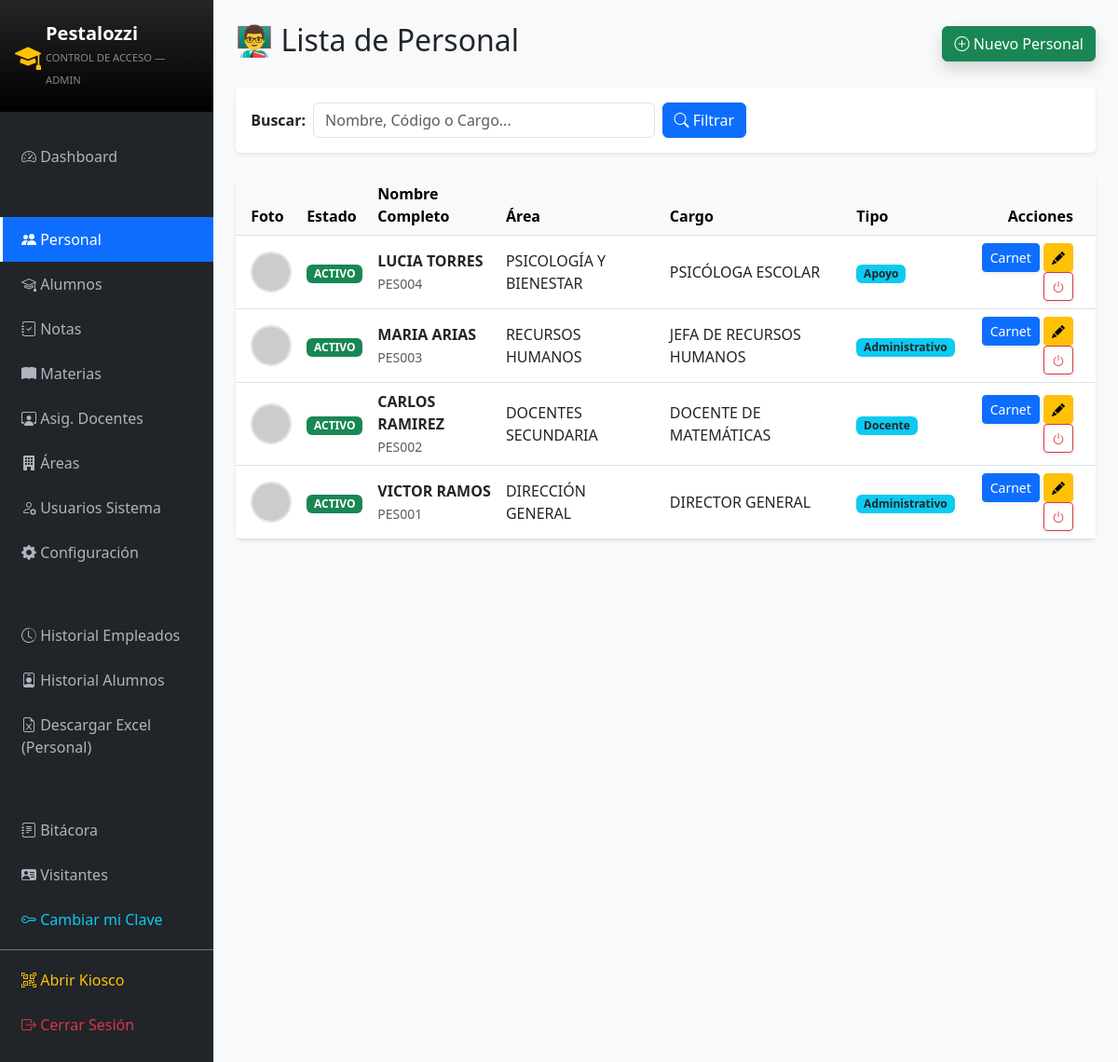
Screenshot of /public/index.php?c=Employee (signed in) with the database file from the repository.
### tables this page shows
CREATE TABLE IF NOT EXISTS `personal` (
  `id` int NOT NULL AUTO_INCREMENT,
  `codigo` varchar(20) NOT NULL COMMENT 'Código único del personal (usado en QR)',
  `nombres` varchar(100) NOT NULL,
  `apellidos` varchar(100) NOT NULL,
  `correo` varchar(100) DEFAULT NULL,
  `contrasena` varchar(255) DEFAULT NULL,
  `area_id` int DEFAULT NULL,
  `cargo` varchar(100) DEFAULT NULL,
  `tipo_personal` enum('docente','administrativo','apoyo') DEFAULT 'administrativo',
  `foto` varchar(255) DEFAULT 'default.png',
  `estado` enum('activo','inactivo') DEFAULT 'activo',
  `fecha_registro` datetime DEFAULT CURRENT_TIMESTAMP,
  PRIMARY KEY (`id`),
  UNIQUE KEY `codigo` (`codigo`),
  KEY `area_id` (`area_id`),
  CONSTRAINT `personal_ibfk_1` FOREIGN KEY (`area_id`) REFERENCES `areas` (`id`)
);

CREATE TABLE IF NOT EXISTS `areas` (
  `id` int NOT NULL AUTO_INCREMENT,
  `nombre` varchar(100) NOT NULL,
  `tipo` enum('academica','administrativa','apoyo') DEFAULT 'academica',
  `estado` enum('activo','inactivo') DEFAULT 'activo',
  PRIMARY KEY (`id`)
);

### app/controllers/EmployeeController.php (called while the page is built, shortened)
<?php
require_once '../app/config/db.php';
require_once '../app/models/Employee.php';
class EmployeeController {
    private $personalModel;
    public function __construct() {
        $database = new Database();
        $this->db = $database->getConnection();
        $this->personalModel = new Employee($this->db);
    }
    public function index() {
        $busqueda  = isset($_GET['q']) ? $_GET['q'] : "";
        $employees = $this->personalModel->read($busqueda);
        require_once '../app/views/employees/index.php';
    }
}
?>

### app/config/db.php (called while the page is built, shortened)
<?php
class Database {
    private $host     = "localhost";
    private $db_name  = "pestalozzi_db";
    private $username = "root";
    private $password = "";
    public function getConnection() {
        $this->conn = null;
        try {
            $this->conn = new PDO(
                "mysql:host=" . $this->host . ";dbname=" . $this->db_name . ";charset=utf8mb4",
                $this->username,
                $this->password,
                [
                    PDO::ATTR_ERRMODE            => PDO::ERRMODE_EXCEPTION,
                    PDO::ATTR_DEFAULT_FETCH_MODE => PDO::FETCH_ASSOC,
                    PDO::ATTR_EMULATE_PREPARES   => false,
                ]
            );
            $this->conn->exec("SET time_zone = '-05:00'");
        } catch (PDOException $e) {
            error_log("Error de conexión BD: " . $e->getMessage());
            http_response_code(500);
            die("
            <div style='font-family:sans-serif;text-align:center;padding:60px;background:#fff3cd;border:2px solid #ffc107;border-radius:10px;max-width:500px;margin:100px auto'>
                <h2 style='color:#856404'>⚠️ Sin conexión a la base de datos</h2>
                <p>Verifica que MySQL esté activo y que la BD <b>pestalozzi_db</b> exista.</p>
                <p><small>Abre <b>public/diagnostico.php</b> para más detalles.</small></p>
            </div>");
        }
        return $this->conn;
    }
}
?>

### app/models/Employee.php (called while the page is built, shortened)
<?php
class Employee {
    private $conn;
    private $tabla = "personal";
    public function __construct($db) {
        $this->conn = $db;
    }
    public function read($busqueda = "") {
        $query = "SELECT p.*, ar.nombre as nombre_area
                  FROM " . $this->tabla . " p
                  LEFT JOIN areas ar ON p.area_id = ar.id";
        $query .= " ORDER BY p.id DESC";
        $stmt = $this->conn->prepare($query);
        $stmt->execute();
        return $stmt->fetchAll(PDO::FETCH_ASSOC);
    }
}
?>

### app/views/employees/index.php (the view, shortened to what this page needs)
<!DOCTYPE html>
<html lang="es">
<head>
    <link href="https://cdn.jsdelivr.net/npm/bootstrap@5.3.0/dist/css/bootstrap.min.css" rel="stylesheet">
    <link rel="stylesheet" href="https://cdn.jsdelivr.net/npm/bootstrap-icons@1.10.0/font/bootstrap-icons.css">
</head>
<body class="bg-light">
<div class="d-flex">
    <?php require_once '../app/views/layouts/sidebar.php'; ?>
    <div class="flex-grow-1 p-4" style="height:100vh;overflow-y:auto;">
        <div class="d-flex justify-content-between align-items-center mb-4">
            <h2>👨‍🏫 Lista de Personal</h2>
            <button class="btn btn-success shadow" data-bs-toggle="modal" data-bs-target="#newEmployeeModal">
                <i class="bi bi-plus-circle"></i> Nuevo Personal
            </button>
        </div>
        <div class="card shadow-sm border-0 mb-4">
            <div class="card-body py-3">
                <form method="GET" class="row g-2 align-items-center">
                    <div class="col-auto"><label class="col-form-label fw-bold">Buscar:</label></div>
                    <div class="col-md-5">
                        <input type="text" name="q" class="form-control" placeholder="Nombre, Código o Cargo..."
                               value="<?php echo htmlspecialchars($_GET['q'] ?? ''); ?>">
                    </div>
                    <div class="col-auto">
                        <button type="submit" class="btn btn-primary"><i class="bi bi-search"></i> Filtrar</button>
                    </div>
                </form>
            </div>
        </div>
        <div class="card shadow-sm border-0">
            <div class="card-body p-0">
                <table class="table table-hover align-middle mb-0">
                    <thead class="table-light">
                        <tr>
                            <th class="ps-3">Foto</th>
                            <th>Estado</th>
                            <th>Nombre Completo</th>
                            <th>Área</th>
                            <th>Cargo</th>
                            <th>Tipo</th>
                            <th class="text-end pe-4">Acciones</th>
                        </tr>
                    </thead>
                    <tbody>
                        <?php if (!empty($employees)): ?>
                            <?php foreach ($employees as $emp): ?>
                            <?php
                                $fotoSrc = (!empty($emp['foto']) && $emp['foto'] !== 'default.png' && file_exists(__DIR__ . '/../../../public/uploads/' . $emp['foto']))
                                    ? 'uploads/' . $emp['foto']
                                    : 'https://ui-avatars.com/api/?name=' . urlencode($emp['nombres'] . '+' . $emp['apellidos']) . '&background=0d6efd&color=fff&size=80';
                            ?>
                            <tr class="<?php echo ($emp['estado'] === 'inactivo') ? 'table-inactive' : ''; ?>">
                                <td class="ps-3">
                                    <img src="<?php echo $fotoSrc; ?>" class="foto-tabla" alt="foto">
                                </td>
                                <td>
                                    <?php echo ($emp['estado'] === 'activo')
                                        ? '<span class="badge bg-success">ACTIVO</span>'
                                        : '<span class="badge bg-danger">INACTIVO</span>'; ?>
                                </td>
                                <td>
                                    <div class="fw-bold"><?php echo $emp['nombres'] . ' ' . $emp['apellidos']; ?></div>
                                    <small class="text-muted"><?php echo $emp['codigo']; ?></small>
                                </td>
                                <td><?php echo $emp['nombre_area']; ?></td>
                                <td><?php echo $emp['cargo']; ?></td>
                                <td><span class="badge bg-info text-dark text-capitalize"><?php echo $emp['tipo_personal']; ?></span></td>
                                <td class="text-end pe-4">
                                    <?php if ($emp['estado'] === 'activo'): ?>
                                        <button class="btn btn-sm btn-primary shadow-sm"
                                            onclick="verCarnet(
                                                '<?php echo htmlspecialchars($emp['nombres'].' '.$emp['apellidos'], ENT_QUOTES); ?>',
                                                '<?php echo $emp['codigo']; ?>',
                                                '<?php echo htmlspecialchars($emp['cargo'], ENT_QUOTES); ?>',
                                                '<?php echo htmlspecialchars($emp['nombre_area'] ?? '', ENT_QUOTES); ?>',
                                                '<?php echo $fotoSrc; ?>'
                                            )">
                                            <i class="bi bi-id-card"></i> Carnet
                                        </button>
                                    <?php endif; ?>
                                    <a href="?c=Employee&a=edit&id=<?php echo $emp['id']; ?>"
                                       class="btn btn-sm btn-warning shadow-sm"><i class="bi bi-pencil-fill"></i></a>
                                    <?php if ($emp['estado'] === 'activo'): ?>
                                        <a href="?c=Employee&a=toggle&id=<?php echo $emp['id']; ?>&status=activo"
                                           class="btn btn-sm btn-outline-danger shadow-sm"
                                           onclick="confirmarAccion(event,this.href,'¿Desactivar?','No podrá marcar asistencia.','warning')">
                                            <i class="bi bi-power"></i></a>
                                    <?php endif; ?>
                                </td>
                            </tr>
                            <?php endforeach; ?>
                        <?php else: ?>
                            <tr><td colspan="7" class="text-center p-5 text-muted">No hay personal registrado.</td></tr>
                        <?php endif; ?>
                    </tbody>
                </table>
            </div>
        </div>
    </div>
</div>
</body>
</html>

### app/views/employees/index.php (style rules this page uses)
.foto-tabla { width: 44px; height: 44px; object-fit: cover; border-radius: 50%; border: 2px solid #dee2e6; }

### rows the page displays
personal: estado "ACTIVO", nombres "LUCIA", apellidos "TORRES", codigo "PES004", area.nombre "PSICOLOGÍA Y BIENESTAR", cargo "PSICÓLOGA ESCOLAR", tipo_personal "Apoyo"
personal: estado "ACTIVO", nombres "MARIA", apellidos "ARIAS", codigo "PES003", area.nombre "RECURSOS HUMANOS", cargo "JEFA DE RECURSOS HUMANOS", tipo_personal "Administrativo"
personal: estado "ACTIVO", nombres "CARLOS", apellidos "RAMIREZ", codigo "PES002", area.nombre "DOCENTES SECUNDARIA", cargo "DOCENTE DE MATEMÁTICAS", tipo_personal "Docente"
personal: estado "ACTIVO", nombres "VICTOR", apellidos "RAMOS", codigo "PES001", area.nombre "DIRECCIÓN GENERAL", cargo "DIRECTOR GENERAL", tipo_personal "Administrativo"

### other values shown
$_SESSION['role'] "ADMIN"
